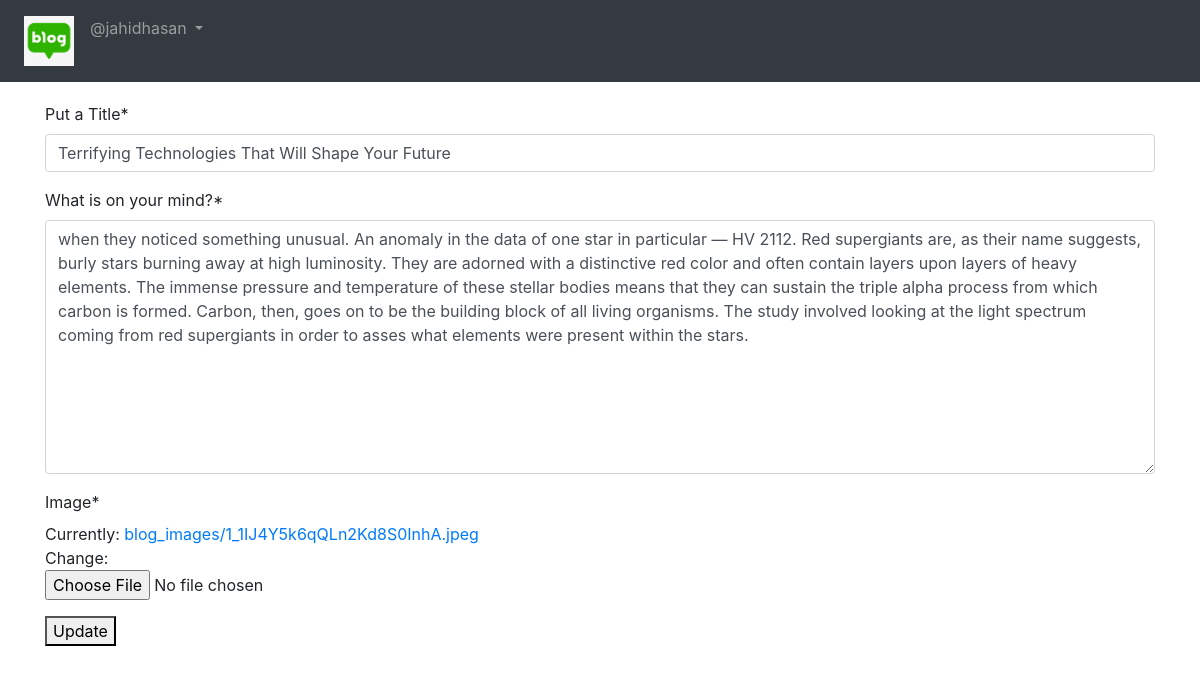
Screenshot of /blog/edit/2/ (signed in) with the database file from the repository.
### App_Blog/models.py (models this page shows, shortened)
class Blog(models.Model):
    author = models.ForeignKey(User, on_delete=models.CASCADE, related_name='post_author')
    blog_title = models.CharField(max_length=264, verbose_name="Put a Title")
    slug = models.SlugField(max_length=264, unique=True)
    blog_content = models.TextField(verbose_name="What is on your mind?")
    blog_image = models.ImageField(upload_to='blog_images', verbose_name="Image")
    publish_date = models.DateTimeField(auto_now_add=True)
    update_date = models.DateTimeField(auto_now=True)
    class Meta:
        ordering = ['-publish_date',]

### App_Blog/views.py (the view, shortened to what this page needs)
# urls.py: path('edit/<pk>/', views.UpdateBlog.as_view(), name='edit_blog'),
class UpdateBlog(LoginRequiredMixin, UpdateView):
    model = Blog
    fields = ('blog_title', 'blog_content', 'blog_image')
    template_name = 'App_Blog/edit_blog.html'

### templates/App_Blog/edit_blog.html (shortened to what this page needs)
{% extends 'index.html' %}
{% load crispy_forms_tags %}
{% block body_block %}
{% if blog.author == user %}
<form method="POST">
{{form|crispy}}
<button type="submit" name="button">Update</button>
{% else %}
<p>Your are not allowed to view this page. 404</p>
</form>
{% endif %}
{% endblock %}

### templates/index.html (shortened to what this page needs)
<!DOCTYPE html>
{% load static %}
<html lang="en" dir="ltr">
<head>
  <link rel="stylesheet" href="https://maxcdn.bootstrapcdn.com/bootstrap/4.4.1/css/bootstrap.min.css">
  <link href="https://maxcdn.bootstrapcdn.com/font-awesome/4.7.0/css/font-awesome.min.css" rel="stylesheet">
</head>
<body>
  <nav class="navbar navbar-expand-sm bg-dark navbar-dark">
    <ul class="navbar-nav">
      <li class="nav-item active">
        <a class="nav-link" href="{% url 'index' %}"><img src="/media/logo.png" width="50px"></a>
      </li>
      {% if user.is_authenticated %}
      <div class="nav-item dropdown">
        <a class="nav-link dropdown-toggle" href="#" id="navbardrop" data-toggle="dropdown">
          @{{user.username}}
        </a>
      </div>
      {% endif %}
    </ul>
  </nav>
  <div class="container" style="padding-top:20px">
    {% block body_block %}
    {% endblock %}
  </div>
</body>
</html>

### rows the page displays
Blog: blog_title "Terrifying Technologies That Will Shape Your Future", blog_content "when they noticed something unusual. An anomaly in the data of one star in particular — HV 2112. Red supergiants are, as their name suggests, burly stars burning away at high luminosity. They are adorned with a distinctive red color and often contain layers upon layers of heavy elements. The immense pressure and temperature of these stellar bodies means that they can sustain the triple alpha process from which carbon is formed. Carbon, then, goes on to be the building block of all living organisms. The study involved looking at the light spectrum coming from red supergiants in order to asses what elements were present within the stars."

### other values shown
{{ user.username }} "jahidhasan"
